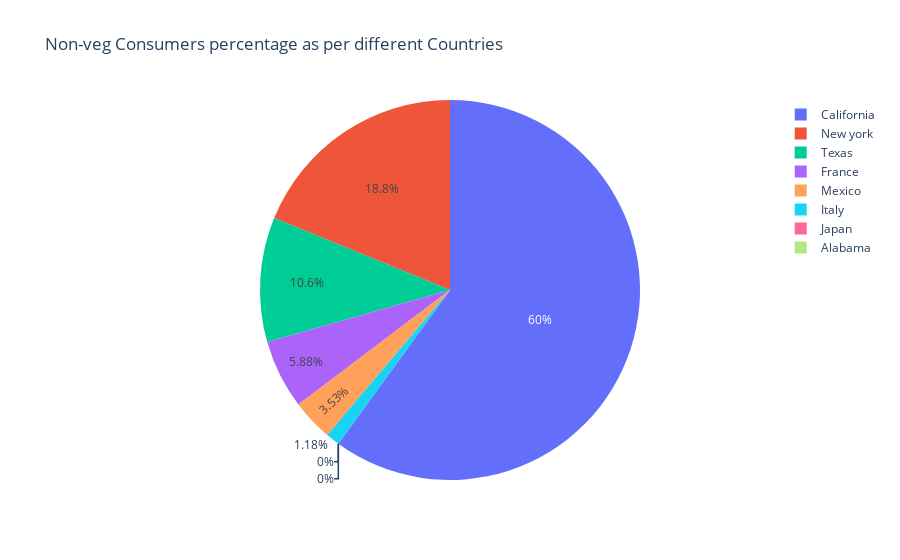

Source (notebook cell):
### Markdown cell above
From above figures we can say that :
<ul>
    <li>Most of the users prefer Cocktails with Veg food</li>
    <li>Most of the users prefer Rum with Non-veg food</li>
</ul>

### Code cell
labels = ["Italy", "Japan", "Mexico", "France", "Alabama", "Texas", "California", "New york"]
ratios = [
    len(reduced_data[reduced_data["italy"] == 1][reduced_data["food_type"] == "Non-veg"]) / len(reduced_data[reduced_data["food_type"] == "Non-veg"]),
    len(reduced_data[reduced_data["japan"] == 1][reduced_data["food_type"] == "Non-veg"]) / len(reduced_data[reduced_data["food_type"] == "Non-veg"]),
    len(reduced_data[reduced_data["mexico"] == 1][reduced_data["food_type"] == "Non-veg"]) / len(reduced_data[reduced_data["food_type"] == "Non-veg"]),
    len(reduced_data[reduced_data["france"] == 1][reduced_data["food_type"] == "Non-veg"]) / len(reduced_data[reduced_data["food_type"] == "Non-veg"]),
    len(reduced_data[reduced_data["alabama"] == 1][reduced_data["food_type"] == "Non-veg"]) / len(reduced_data[reduced_data["food_type"] == "Non-veg"]),
    len(reduced_data[reduced_data["texas"] == 1][reduced_data["food_type"] == "Non-veg"]) / len(reduced_data[reduced_data["food_type"] == "Non-veg"]),
    len(reduced_data[reduced_data["california"] == 1][reduced_data["food_type"] == "Non-veg"]) / len(reduced_data[reduced_data["food_type"] == "Non-veg"]),
    len(reduced_data[reduced_data["new york"] == 1][reduced_data["food_type"] == "Non-veg"]) / len(reduced_data[reduced_data["food_type"] == "Non-veg"])
]
fig = px.pie(values = ratios, names = labels, title = "Non-veg Consumers percentage as per different Countries")
fig.show()

### Figure 1 — Plotly figure (JSON) as saved in the notebook; plotly's stock layout.template omitted (floating-point values rounded to 4 significant figures)
{"data": [{"domain": {"x": [0, 1], "y": [0, 1]}, "hovertemplate": "label=%{label}<br>value=%{value}<extra></extra>", "labels": ["Italy", "Japan", "Mexico", "France", "Alabama", "Texas", "California", "New york"], "legendgroup": "", "name": "", "showlegend": true, "type": "pie", "values": [0.0001992, 0, 0.0005975, 0.0009958, 0, 0.001792, 0.01016, 0.003187]}], "layout": {"legend": {"tracegroupgap": 0}, "title": {"text": "Non-veg Consumers percentage as per different Countries"}}}
